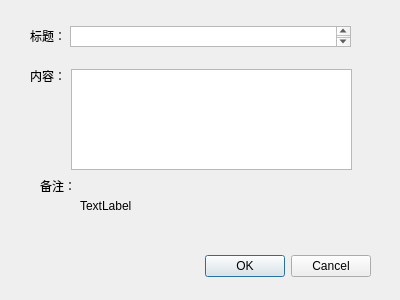
<?xml version="1.0" encoding="UTF-8"?>
<ui version="4.0">
 <class>MsgBrowseWindow</class>
 <widget class="QDialog" name="MsgBrowseWindow">
  <property name="geometry">
   <rect>
    <x>0</x>
    <y>0</y>
    <width>400</width>
    <height>300</height>
   </rect>
  </property>
  <property name="windowTitle">
   <string>Browse</string>
  </property>
  <widget class="QWidget" name="layoutWidget">
   <property name="geometry">
    <rect>
     <x>20</x>
     <y>250</y>
     <width>351</width>
     <height>33</height>
    </rect>
   </property>
   <layout class="QHBoxLayout">
    <property name="spacing">
     <number>6</number>
    </property>
    <property name="leftMargin">
     <number>0</number>
    </property>
    <property name="topMargin">
     <number>0</number>
    </property>
    <property name="rightMargin">
     <number>0</number>
    </property>
    <property name="bottomMargin">
     <number>0</number>
    </property>
    <item>
     <spacer>
      <property name="orientation">
       <enum>Qt::Horizontal</enum>
      </property>
      <property name="sizeHint" stdset="0">
       <size>
        <width>131</width>
        <height>31</height>
       </size>
      </property>
     </spacer>
    </item>
    <item>
     <widget class="QPushButton" name="okButton">
      <property name="text">
       <string>OK</string>
      </property>
     </widget>
    </item>
    <item>
     <widget class="QPushButton" name="cancelButton">
      <property name="text">
       <string>Cancel</string>
      </property>
     </widget>
    </item>
   </layout>
  </widget>
  <widget class="QLabel" name="label">
   <property name="geometry">
    <rect>
     <x>30</x>
     <y>30</y>
     <width>54</width>
     <height>12</height>
    </rect>
   </property>
   <property name="text">
    <string>标题：</string>
   </property>
  </widget>
  <widget class="QLabel" name="label_2">
   <property name="geometry">
    <rect>
     <x>30</x>
     <y>70</y>
     <width>54</width>
     <height>12</height>
    </rect>
   </property>
   <property name="text">
    <string>内容：</string>
   </property>
  </widget>
  <widget class="QLabel" name="label_3">
   <property name="geometry">
    <rect>
     <x>40</x>
     <y>180</y>
     <width>54</width>
     <height>12</height>
    </rect>
   </property>
   <property name="text">
    <string>备注：</string>
   </property>
  </widget>
  <widget class="QLabel" name="label_remarks">
   <property name="geometry">
    <rect>
     <x>80</x>
     <y>180</y>
     <width>211</width>
     <height>51</height>
    </rect>
   </property>
   <property name="text">
    <string>TextLabel</string>
   </property>
  </widget>
  <widget class="QTextBrowser" name="text_content">
   <property name="geometry">
    <rect>
     <x>71</x>
     <y>69</y>
     <width>281</width>
     <height>101</height>
    </rect>
   </property>
  </widget>
  <widget class="QTextBrowser" name="text_title">
   <property name="geometry">
    <rect>
     <x>70</x>
     <y>26</y>
     <width>281</width>
     <height>21</height>
    </rect>
   </property>
   <property name="font">
    <font>
     <family>宋体</family>
    </font>
   </property>
  </widget>
 </widget>
 <resources/>
 <connections>
  <connection>
   <sender>okButton</sender>
   <signal>clicked()</signal>
   <receiver>MsgBrowseWindow</receiver>
   <slot>accept()</slot>
   <hints>
    <hint type="sourcelabel">
     <x>278</x>
     <y>253</y>
    </hint>
    <hint type="destinationlabel">
     <x>96</x>
     <y>254</y>
    </hint>
   </hints>
  </connection>
  <connection>
   <sender>cancelButton</sender>
   <signal>clicked()</signal>
   <receiver>MsgBrowseWindow</receiver>
   <slot>reject()</slot>
   <hints>
    <hint type="sourcelabel">
     <x>369</x>
     <y>253</y>
    </hint>
    <hint type="destinationlabel">
     <x>179</x>
     <y>282</y>
    </hint>
   </hints>
  </connection>
 </connections>
</ui>
